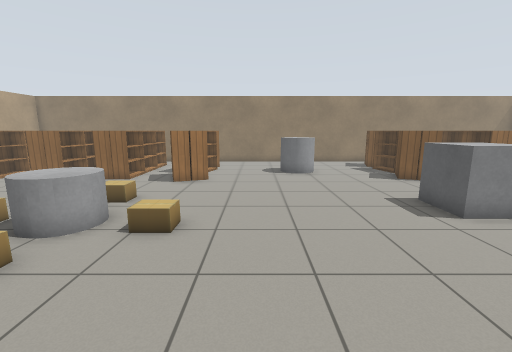
View 1 (above)

22 first-person views from a walk through a robot-simulator world made for Gazebo. The camera is 1.2 m above the floor, tilts 10° down and sees 90° across. The floor is counted in squares, 0.5 m on a side. Each view is taken from the middle of a square. On the plan, view 1 faces up. The plan holds only what a view shows up to about 17 squares ahead; the rest is blank. Gazebo's built-in surfaces are drawn with simple patterns.

View 2
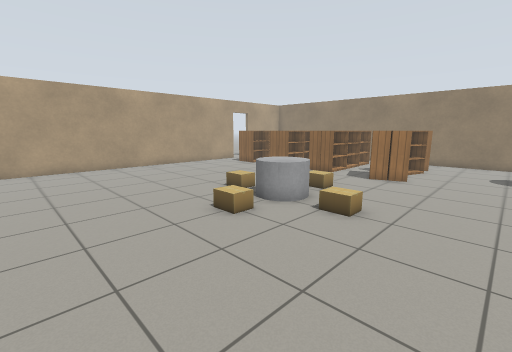

View 3
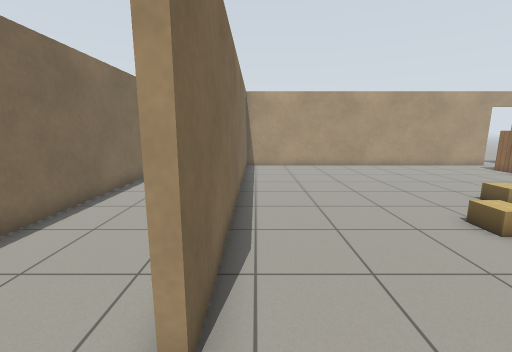

View 4
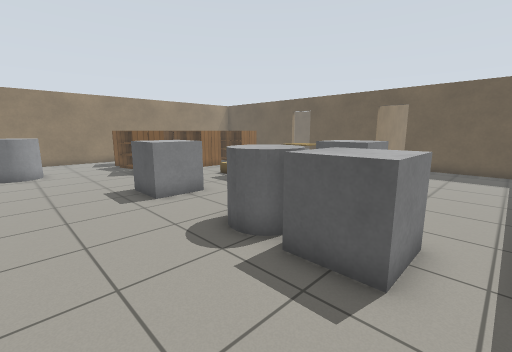

View 5
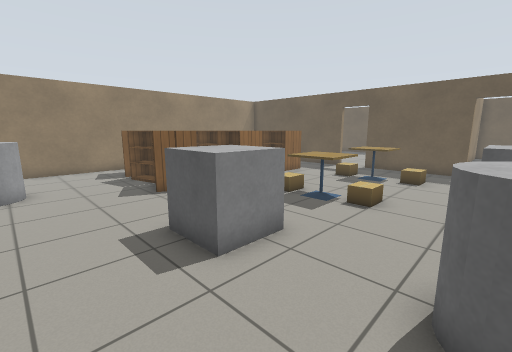

View 6
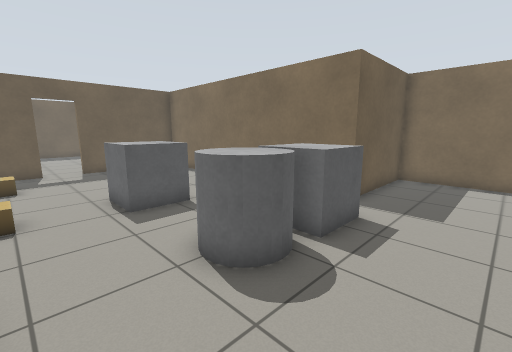

View 7
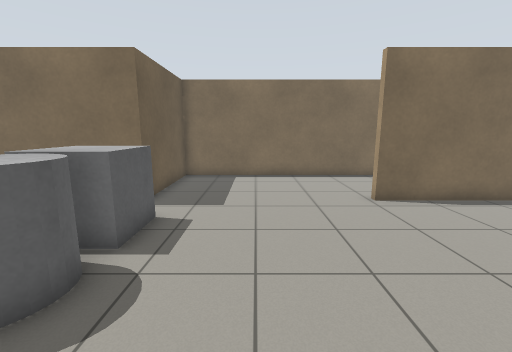

View 8
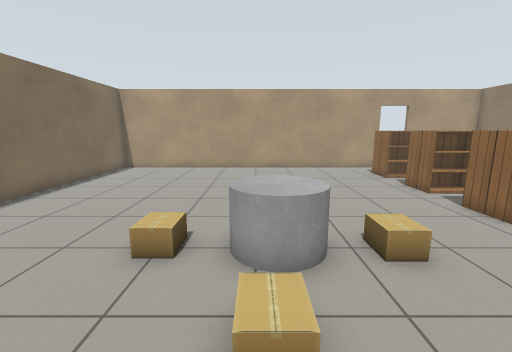

View 9
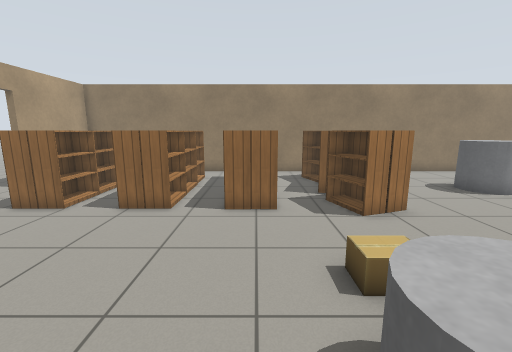

View 10
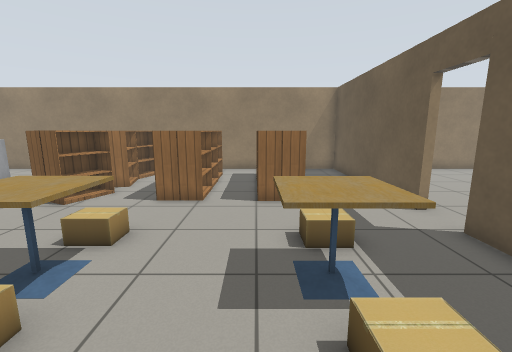

View 11
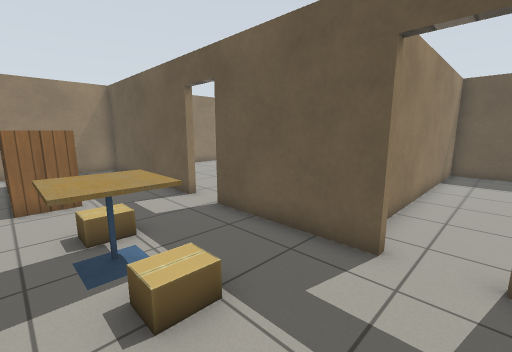

View 12
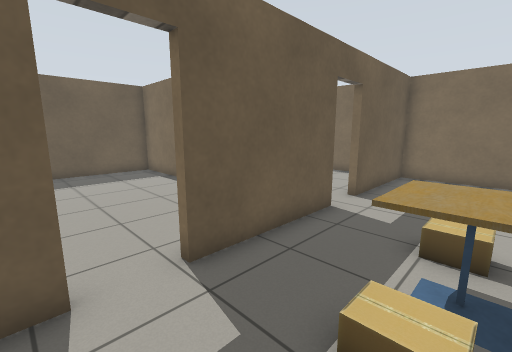

View 13
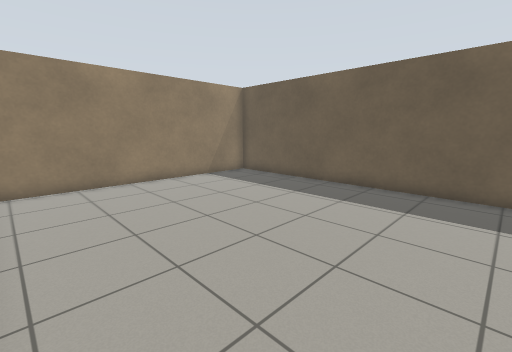

View 14
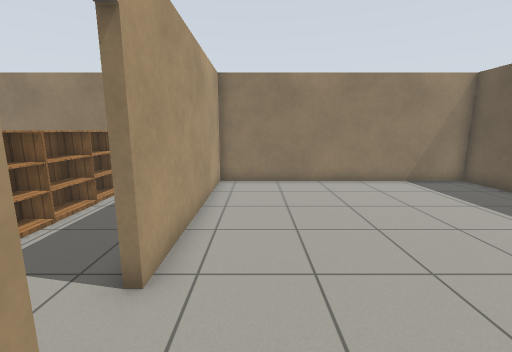

View 15
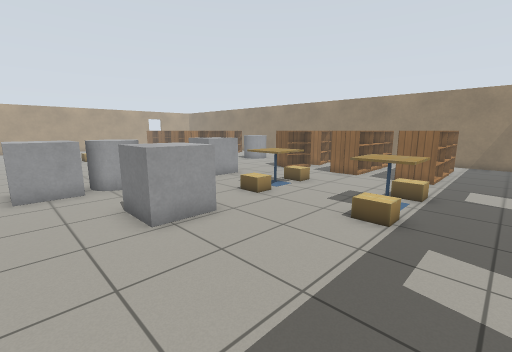

View 16
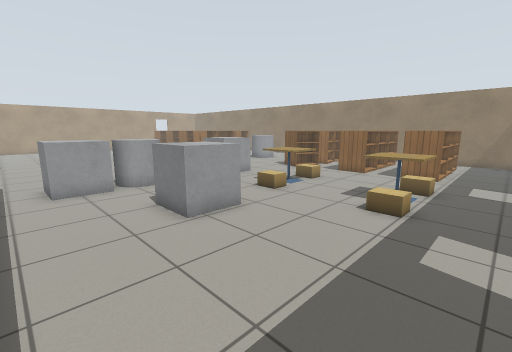

View 17
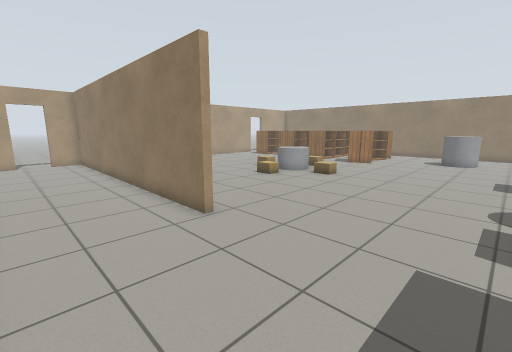

View 18
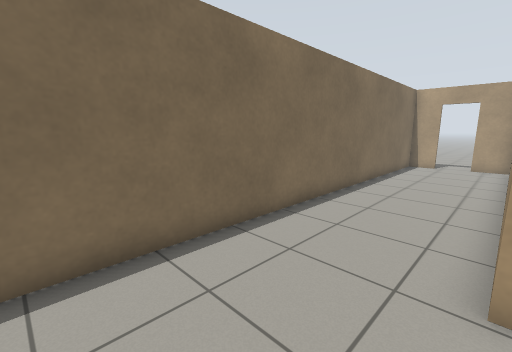

View 19
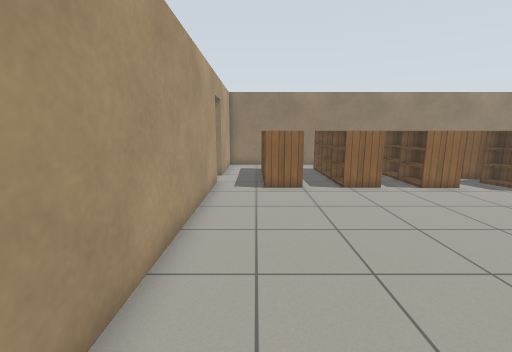

View 20
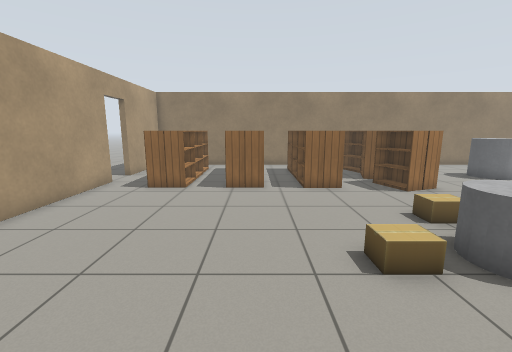

View 21
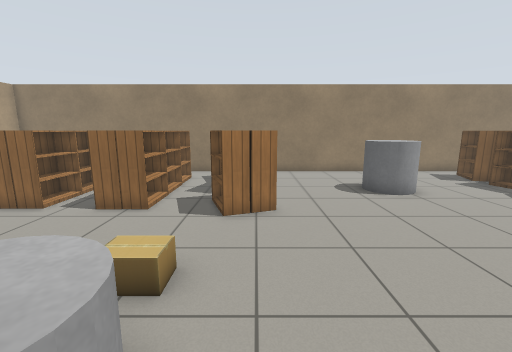

View 22
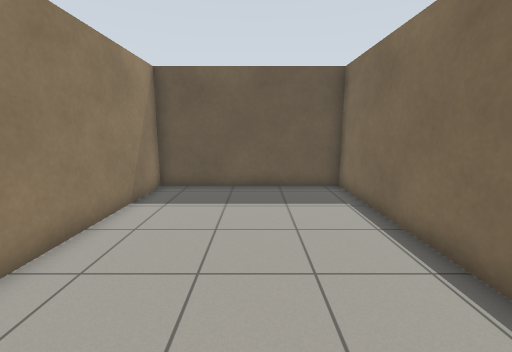

### Floor plan
Key: @ floor where view 1 was taken; # wall or solid block; . floor; D open door; B bookshelf; C grey cylinder; A cardboard box; G grey box; T cafe table; O other object.
Columns run from 18 left of view 1 to 32 right of it. Each row starts with its distance up from view 1.
 20  ##################################################
 19  #      ..  ..BB..........BB   .......#...........#
 18  #.OOB.BB.BBBBBB..........BBBOOB.OBB..#...........#
 17 .#.OOB.BB.BBB.BB..........BB.OOB.OBB..#...........#
 16 .#.OBB.BB.BBB.BB....CC....BB..BO.OBB..#...........#
 15  D.OBB.BB.BBB.BB....CC....BB..BO.OBB..#...........#
 14  D.BBB.BB.BBB.BB....CC....BB..BB.BBB..#...........#
 13  #.BBB.BB.BBB.BBB........BBB..BB.BBB..#...........#
 12  #............BB..........BB..........#...........#
 11  #....................................D...........#
 10  #...........................AA...AA..D...........#
  9  #...........AA.........GG...AA...AA..#...........#
  8  #...........A..........GGG.TTT..TTT..#...........#
  7  #........AACCCAA.......GGG.TAA..TAA..#    .......#
  6  #........AACCCAA............AA...AA..#           #
  5  #...........C........................#############
  4  #..........AA........................D...........#
  3  #......................CCC..GGG......D...........#
  2  #......................CCC..GGG......#...........#
  1  #......................GGG..GG.......#...........#
  0  #................@.....GGG...........# ..........#
 -1  #......................GGG...........# ..........#
 -2  #....................................#  .........#
 -3  ################........##############  ##########
 -4  #.......................#
 -5  D.......................#
 -6  D.......................#
 -7  #.......................#
 -8  #########################

Positions as (right, up) in squares from view 1, and headings:
1: (0, 0), facing up
2: (1, -1), facing up-left
3: (1, -2), facing left
4: (2, -2), facing up-right
5: (3, 3), facing up-right
6: (3, 6), facing down-right
7: (3, 6), facing down
8: (0, 6), facing left
9: (-7, 5), facing up
10: (15, 4), facing up
11: (15, 3), facing up-right
12: (16, 12), facing down-right
13: (21, 8), facing up-right
14: (22, 8), facing up
15: (19, -1), facing up-left
16: (19, -2), facing up-left
17: (5, -7), facing up-left
18: (3, -3), facing down-left
19: (-15, 2), facing up
20: (-10, 2), facing up
21: (-3, 5), facing up
22: (21, 1), facing right
